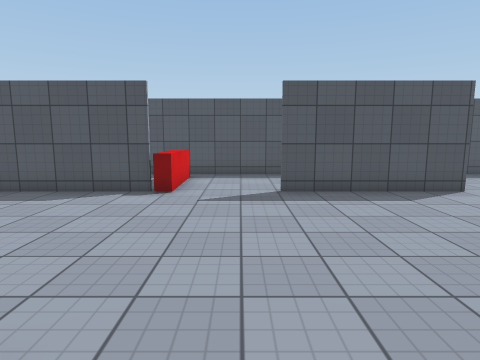
[1] (above)

18 first-person views from a walk through a Unity game level. The camera is 1.5 m above the floor, tilts 8° down and sees 75° across. The floor is counted in squares, 1 m on a side. Each view is taken from the middle of a square. On the plan, view 1 faces up. The plan holds only what a view shows up to about 15 squares ahead; the rest is blank. Some animated figures are left out. Surface patterns are stand-ins for the level's own textures.

[2]
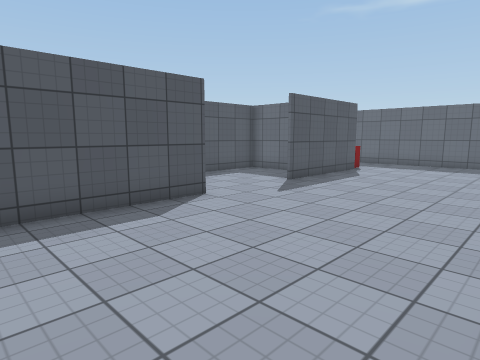

[3]
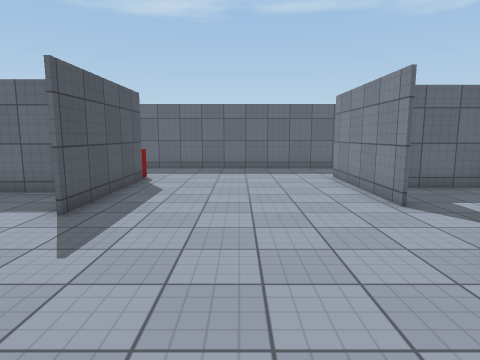

[4]
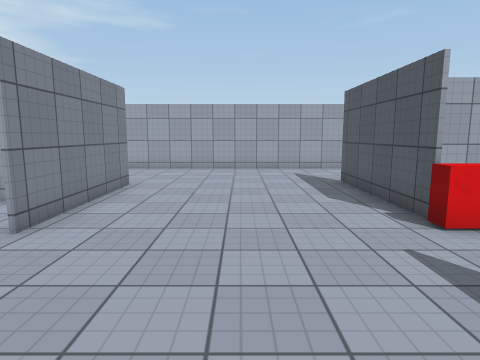

[5]
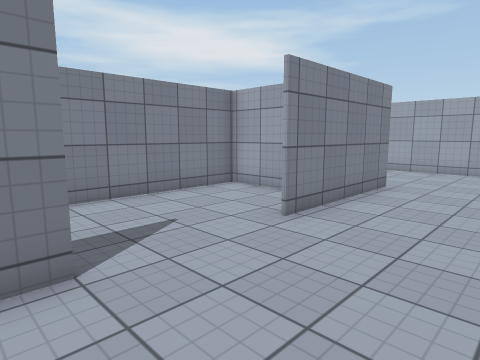

[6]
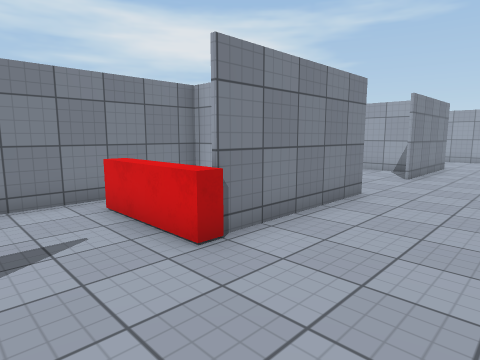

[7]
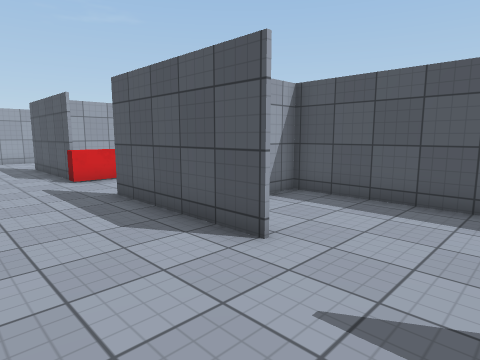

[8]
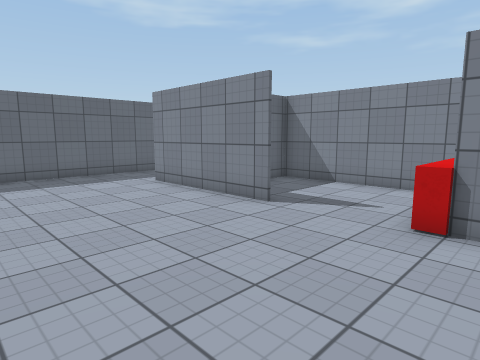

[9]
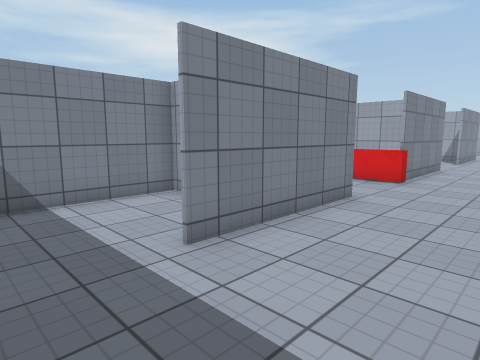

[10]
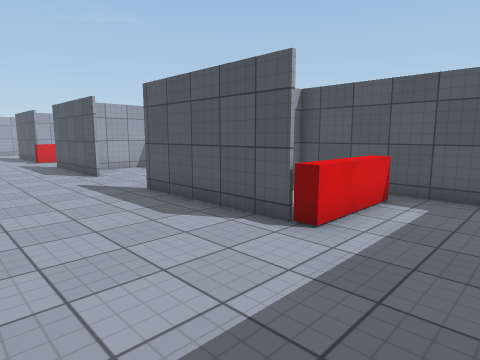

[11]
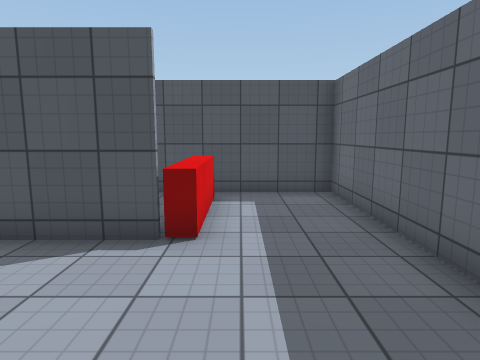

[12]
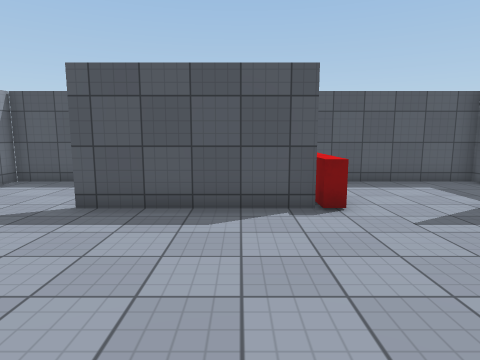

[13]
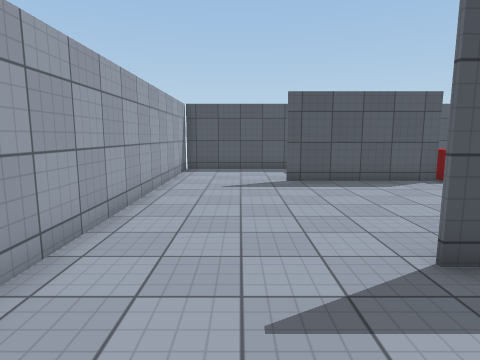

[14]
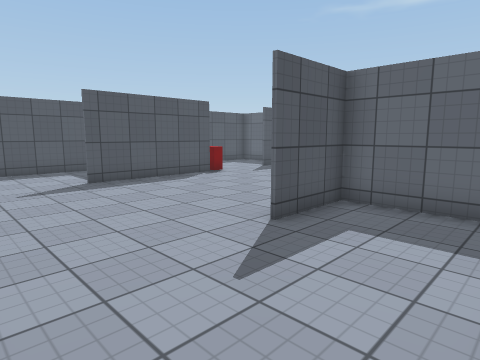

[15]
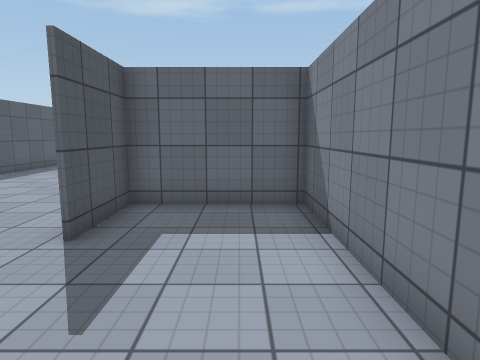

[16]
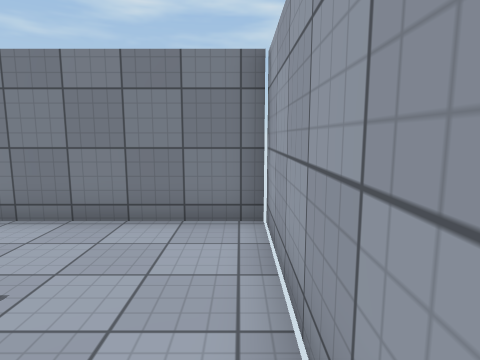

[17]
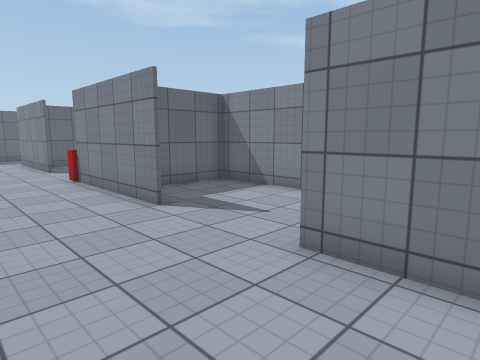

[18]
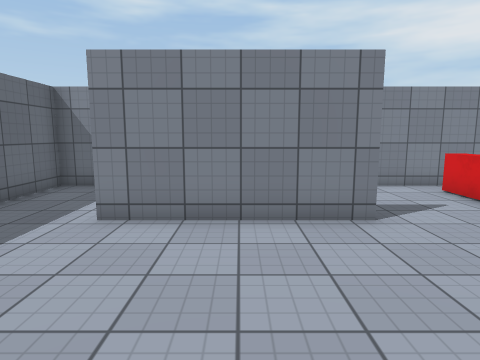

### Floor plan
Points are (right, up) in squares from view 1. A wall is a line through its corners. A room is listed if a view was taken in it or the views show most of it. See-through windows are left out.
Room 1 (views 1, 2, 3, 4, 5, 6, 7, 8, 9, 10, 11, 12, 13, 14, 15, 16, 17, 18)
walls: (2, 1.5) (7.5, 1.5); (6.2, 8.4) (1.1, 8.4); (-1.8, 8.4) (-7.5, 8.4); (4.3, -2.5) (4.3, 0.1); (6.5, -2.4) (18.5, -2.4) (18.5, 12.3) (15, 12.3); (-4.1, 0.8) (-4.1, -2.5); (10.5, 1.5) (15.6, 1.5); (3.8, 12.4) (3.8, 9.4); (-4.2, -2.5) (-4.2, 1.4) (-6.8, 1.4); (-6.8, 1.5) (-1.6, 1.5); (12.2, 9.9) (12.2, 12.2); (13.2, -2) (13.2, -2.5); (13.1, -2.5) (13.1, 0.9); (-6, 12.3) (-11.5, 12.3) (-11.5, -2.4) (4, -2.4); (12, 12.3) (-3.6, 12.3); (15.4, 8.4) (9.8, 8.4)
low walls: (7.5, 1.5) (7.5, -1.5); (-1.8, 11.4) (-1.8, 8.4); (15.4, 11.5) (15.4, 8.4)
ways out: opening at (7, -2)

Where each view was taken, in squares from view 1:
view 1: 0 up, 0 right, facing up
view 2: 2 up, 1 right, facing up-right
view 3: 5 up, 4 right, facing right
view 4: 5 up, 3 right, facing left
view 5: 5 up, 3 right, facing down-left
view 6: 5 up, 10 right, facing down-left
view 7: 5 up, 9 right, facing up-left
view 8: 7 up, 6 right, facing down-right
view 9: 5 up, 18 right, facing down-left
view 10: 4 up, 18 right, facing up-left
view 11: 4 up, 16 right, facing up
view 12: 2 up, 4 left, facing up
view 13: 2 down, 9 left, facing up
view 14: 2 down, 11 left, facing up-right
view 15: 1 down, 11 left, facing right
view 16: 3 up, 11 left, facing down
view 17: 5 up, 4 left, facing down-right
view 18: 7 up, 13 right, facing down
